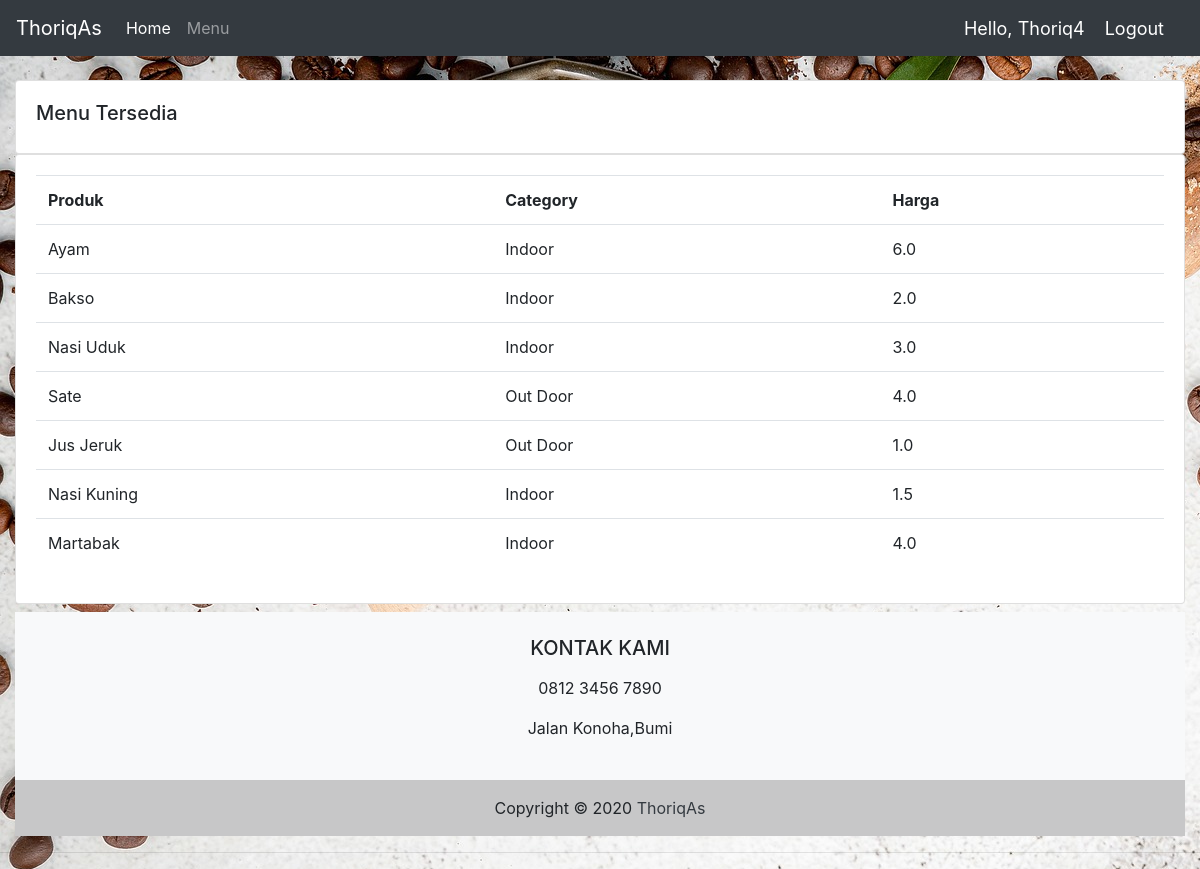
The page /products/ (signed in) on the database its author committed.
### accounts/models.py (models this page shows, shortened)
class Product(models.Model):
	CATEGORY = (
			('Indoor', 'Indoor'),
			('Out Door', 'Out Door'),
			)
	name = models.CharField(max_length=200, null=True)
	price = models.FloatField(null=True)
	category = models.CharField(max_length=200, null=True, choices=CATEGORY)
	description = models.CharField(max_length=200, null=True, blank=True)
	date_created = models.DateTimeField(auto_now_add=True, null=True)
	tags = models.ManyToManyField(Tag)

### accounts/views.py (the view)
# urls.py: path('products/', views.products, name='products'),
@login_required(login_url='login')
def products(request):
	products = Product.objects.all()
	return render(request, 'accounts/products.html', {'products':products})

### accounts/templates/accounts/products.html (shortened to what this page needs)
{%  extends 'accounts/main.html' %}
{% block content %}
{% load static %}
<!DOCTYPE html>
<html>
<head>
</head>
		<br>
		<div class="row">
			<div class="col-md">
				<div class="card card-body">
					<h5>Menu Tersedia</h5>
				</div>
				<div class="card card-body">
					<table class="table">
						<tr>
							<th>Produk</th>
							<th>Category</th>
							<th>Harga</th>
						</tr>
						{% for i in products %}
							<tr>
								<td>{{i.name}}</td>
								<td>{{i.category}}</td>
								<td>{{i.price}}</td>
							</tr>
						{% endfor %}
					</table>
				</div>
			</div>
		</div>
		<footer class="bg-light text-center text-lg-start">
			<div class="container p-4">
				  <h5 class="text-uppercase">KONTAK KAMI</h5>
				  <p>
					<p> 0812 3456 7890</p>
					<p> Jalan Konoha,Bumi</p>
				  </p>
			</div>
			<div class="text-center p-3" style="background-color: rgba(0, 0, 0, 0.2);">
				Copyright © 2020
			  <a class="text-dark" >ThoriqAs</a>
			</div>
		  </footer>
{% endblock content %}

### accounts/templates/accounts/navbar.html (shortened to what this page needs)
{% load static %}
  <nav class="navbar navbar-expand-lg navbar-dark bg-dark">
    <a class="navbar-brand" href="#"> ThoriqAs</a>
    <div class="collapse navbar-collapse" id="navbarNav">
      <ul class="navbar-nav">
        <li class="nav-item active">
          <a class="nav-link" href="{% url 'home' %}">Home</a>
        </li>
        <li class="nav-item">
          <a class="nav-link" href="{% url 'products' %}">Menu</a>
        </li>
      </ul>
    </div>
    <span class="hello-msg">Hello, {{request.user}}</span>
    <span ><a  class="hello-msg" href="{% url 'logout' %}">Logout</a></span>
  </nav>

### static/css/main.css (style rules this page uses)
body { background-color: #ebeff5; }

### accounts/templates/accounts/navbar.html (style rules this page uses)
.hello-msg { font-size: 18px; color: #fff; margin-right: 20px; }

### rows shown on the page
Product: name "Ayam", category "Indoor", price "6.0"
Product: name "Bakso", category "Indoor", price "2.0"
Product: name "Nasi Uduk", category "Indoor", price "3.0"
Product: name "Sate", category "Out Door", price "4.0"
Product: name "Jus Jeruk", category "Out Door", price "1.0"
Product: name "Nasi Kuning", category "Indoor", price "1.5"
Product: name "Martabak", category "Indoor", price "4.0"

### other values the page prints
{{ request.user }} "Thoriq4"
